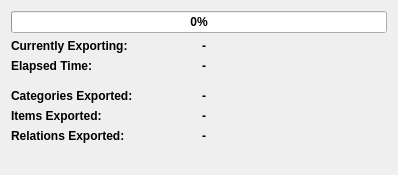
<?xml version="1.0" encoding="UTF-8"?>
<ui version="4.0">
 <class>ProgressPage</class>
 <widget class="QWidget" name="ProgressPage">
  <property name="geometry">
   <rect>
    <x>0</x>
    <y>0</y>
    <width>398</width>
    <height>175</height>
   </rect>
  </property>
  <property name="font">
   <font>
    <weight>75</weight>
    <bold>true</bold>
   </font>
  </property>
  <property name="windowTitle">
   <string>Progress</string>
  </property>
  <layout class="QGridLayout" name="gridLayout">
   <item row="9" column="0" colspan="2">
    <spacer name="verticalSpacer">
     <property name="orientation">
      <enum>Qt::Vertical</enum>
     </property>
     <property name="sizeHint" stdset="0">
      <size>
       <width>20</width>
       <height>40</height>
      </size>
     </property>
    </spacer>
   </item>
   <item row="0" column="0" colspan="2">
    <widget class="QProgressBar" name="progressBar">
     <property name="value">
      <number>0</number>
     </property>
     <property name="textVisible">
      <bool>true</bool>
     </property>
    </widget>
   </item>
   <item row="1" column="0">
    <widget class="QLabel" name="labelCurrently">
     <property name="text">
      <string>&lt;html&gt;&lt;head/&gt;&lt;body&gt;&lt;p&gt;Currently Exporting:&lt;/p&gt;&lt;/body&gt;&lt;/html&gt;</string>
     </property>
    </widget>
   </item>
   <item row="1" column="1">
    <widget class="QLabel" name="labelCurrentlyValue">
     <property name="sizePolicy">
      <sizepolicy hsizetype="Ignored" vsizetype="Preferred">
       <horstretch>0</horstretch>
       <verstretch>0</verstretch>
      </sizepolicy>
     </property>
     <property name="text">
      <string>-</string>
     </property>
    </widget>
   </item>
   <item row="6" column="0">
    <widget class="QLabel" name="labelItems">
     <property name="text">
      <string>&lt;html&gt;&lt;head/&gt;&lt;body&gt;&lt;p&gt;Items Exported:&lt;/p&gt;&lt;/body&gt;&lt;/html&gt;</string>
     </property>
    </widget>
   </item>
   <item row="3" column="0" colspan="2">
    <spacer name="verticalSpacer_2">
     <property name="orientation">
      <enum>Qt::Vertical</enum>
     </property>
     <property name="sizeType">
      <enum>QSizePolicy::Fixed</enum>
     </property>
     <property name="sizeHint" stdset="0">
      <size>
       <width>20</width>
       <height>10</height>
      </size>
     </property>
    </spacer>
   </item>
   <item row="8" column="1">
    <widget class="QLabel" name="labelRelationsValue">
     <property name="text">
      <string>-</string>
     </property>
    </widget>
   </item>
   <item row="6" column="1">
    <widget class="QLabel" name="labelItemsValue">
     <property name="text">
      <string>-</string>
     </property>
    </widget>
   </item>
   <item row="8" column="0">
    <widget class="QLabel" name="labelRelations">
     <property name="text">
      <string>&lt;html&gt;&lt;head/&gt;&lt;body&gt;&lt;p&gt;Relations Exported:&lt;/p&gt;&lt;/body&gt;&lt;/html&gt;</string>
     </property>
    </widget>
   </item>
   <item row="4" column="0" rowspan="2">
    <widget class="QLabel" name="labelCategories">
     <property name="text">
      <string>&lt;html&gt;&lt;head/&gt;&lt;body&gt;&lt;p&gt;Categories Exported:&lt;/p&gt;&lt;/body&gt;&lt;/html&gt;</string>
     </property>
    </widget>
   </item>
   <item row="4" column="1" rowspan="2">
    <widget class="QLabel" name="labelCategoriesValue">
     <property name="text">
      <string>-</string>
     </property>
    </widget>
   </item>
   <item row="2" column="0">
    <widget class="QLabel" name="labelElapsed">
     <property name="text">
      <string>&lt;html&gt;&lt;head/&gt;&lt;body&gt;&lt;p&gt;&lt;span style=&quot; font-weight:600;&quot;&gt;Elapsed Time:&lt;/span&gt;&lt;/p&gt;&lt;/body&gt;&lt;/html&gt;</string>
     </property>
    </widget>
   </item>
   <item row="2" column="1">
    <widget class="QLabel" name="labelElapsedValue">
     <property name="text">
      <string>-</string>
     </property>
    </widget>
   </item>
  </layout>
 </widget>
 <resources/>
 <connections/>
</ui>
